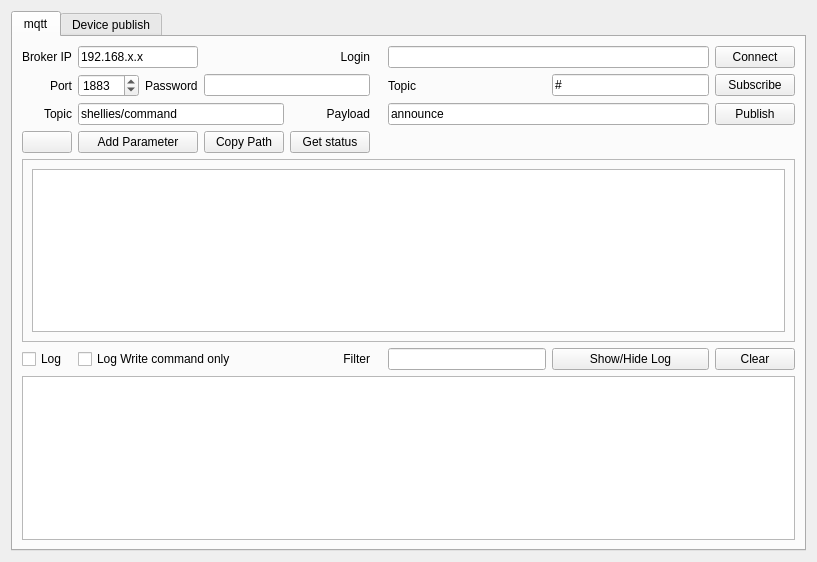
<?xml version="1.0" encoding="UTF-8"?>
<ui version="4.0">
 <class>MqttUI</class>
 <widget class="QWidget" name="MqttUI">
  <property name="geometry">
   <rect>
    <x>0</x>
    <y>0</y>
    <width>817</width>
    <height>562</height>
   </rect>
  </property>
  <property name="sizePolicy">
   <sizepolicy hsizetype="MinimumExpanding" vsizetype="Preferred">
    <horstretch>0</horstretch>
    <verstretch>0</verstretch>
   </sizepolicy>
  </property>
  <property name="windowTitle">
   <string>MQTT</string>
  </property>
  <layout class="QGridLayout" name="gridLayout">
   <item row="0" column="0">
    <widget class="QTabWidget" name="tabWidget">
     <property name="currentIndex">
      <number>0</number>
     </property>
     <widget class="QWidget" name="mqtt">
      <attribute name="title">
       <string>mqtt</string>
      </attribute>
      <layout class="QGridLayout" name="gridLayout_6">
       <item row="0" column="1" colspan="2">
        <widget class="QLineEdit" name="lineEditHost">
         <property name="text">
          <string>192.168.x.x</string>
         </property>
        </widget>
       </item>
       <item row="1" column="9">
        <widget class="QPushButton" name="buttonSubscribe">
         <property name="text">
          <string>Subscribe</string>
         </property>
        </widget>
       </item>
       <item row="3" column="3">
        <widget class="QPushButton" name="pushButtonMqttCopyPath">
         <property name="text">
          <string>Copy Path</string>
         </property>
        </widget>
       </item>
       <item row="1" column="3" colspan="2">
        <widget class="QLineEdit" name="lineEditPassword">
         <property name="text">
          <string/>
         </property>
         <property name="echoMode">
          <enum>QLineEdit::Password</enum>
         </property>
        </widget>
       </item>
       <item row="2" column="9">
        <widget class="QPushButton" name="buttonPublish">
         <property name="text">
          <string>Publish</string>
         </property>
        </widget>
       </item>
       <item row="2" column="7" colspan="2">
        <widget class="QLineEdit" name="lineEditPayLoad">
         <property name="text">
          <string>announce</string>
         </property>
        </widget>
       </item>
       <item row="3" column="1" colspan="2">
        <widget class="QPushButton" name="pushButtonAddMqttParameter">
         <property name="text">
          <string>Add Parameter</string>
         </property>
        </widget>
       </item>
       <item row="0" column="9">
        <widget class="QPushButton" name="buttonConnect">
         <property name="text">
          <string>Connect</string>
         </property>
        </widget>
       </item>
       <item row="2" column="4">
        <widget class="QLabel" name="label_6">
         <property name="text">
          <string>Payload</string>
         </property>
         <property name="alignment">
          <set>Qt::AlignRight|Qt::AlignTrailing|Qt::AlignVCenter</set>
         </property>
        </widget>
       </item>
       <item row="5" column="8">
        <widget class="QPushButton" name="HideLog">
         <property name="text">
          <string>Show/Hide Log</string>
         </property>
        </widget>
       </item>
       <item row="4" column="0" colspan="10">
        <widget class="QFrame" name="frame">
         <property name="frameShape">
          <enum>QFrame::StyledPanel</enum>
         </property>
         <property name="frameShadow">
          <enum>QFrame::Raised</enum>
         </property>
         <layout class="QGridLayout" name="gridLayout_5">
          <item row="0" column="0">
           <widget class="QTableWidget" name="tableWidgetMqtt"/>
          </item>
         </layout>
        </widget>
       </item>
       <item row="3" column="0">
        <widget class="QPushButton" name="pushButtonLockMqtt">
         <property name="text">
          <string/>
         </property>
         <property name="icon">
          <iconset resource="mqtt.qrc">
           <normaloff>:/images/lock.png</normaloff>:/images/lock.png</iconset>
         </property>
        </widget>
       </item>
       <item row="5" column="9">
        <widget class="QPushButton" name="pushButtonClearMqttLog">
         <property name="text">
          <string>Clear</string>
         </property>
        </widget>
       </item>
       <item row="1" column="0">
        <widget class="QLabel" name="label_2">
         <property name="text">
          <string>Port</string>
         </property>
         <property name="alignment">
          <set>Qt::AlignRight|Qt::AlignTrailing|Qt::AlignVCenter</set>
         </property>
        </widget>
       </item>
       <item row="0" column="7" colspan="2">
        <widget class="QLineEdit" name="lineEditUser">
         <property name="text">
          <string/>
         </property>
        </widget>
       </item>
       <item row="1" column="1">
        <widget class="QSpinBox" name="spinBoxPort">
         <property name="maximum">
          <number>65535</number>
         </property>
         <property name="value">
          <number>1883</number>
         </property>
        </widget>
       </item>
       <item row="5" column="7">
        <widget class="QLineEdit" name="lineEditFilter">
         <property name="text">
          <string/>
         </property>
         <property name="echoMode">
          <enum>QLineEdit::Normal</enum>
         </property>
        </widget>
       </item>
       <item row="1" column="8">
        <widget class="QLineEdit" name="lineEditSubTopic">
         <property name="text">
          <string>#</string>
         </property>
        </widget>
       </item>
       <item row="2" column="0">
        <widget class="QLabel" name="label_9">
         <property name="text">
          <string>Topic</string>
         </property>
         <property name="alignment">
          <set>Qt::AlignRight|Qt::AlignTrailing|Qt::AlignVCenter</set>
         </property>
        </widget>
       </item>
       <item row="0" column="0">
        <widget class="QLabel" name="label">
         <property name="text">
          <string>Broker IP</string>
         </property>
        </widget>
       </item>
       <item row="1" column="7">
        <widget class="QLabel" name="label_5">
         <property name="text">
          <string>Topic</string>
         </property>
        </widget>
       </item>
       <item row="2" column="1" colspan="3">
        <widget class="QLineEdit" name="lineEditCommandTopic">
         <property name="minimumSize">
          <size>
           <width>0</width>
           <height>0</height>
          </size>
         </property>
         <property name="baseSize">
          <size>
           <width>0</width>
           <height>0</height>
          </size>
         </property>
         <property name="text">
          <string>shellies/command</string>
         </property>
        </widget>
       </item>
       <item row="1" column="2">
        <widget class="QLabel" name="label_8">
         <property name="text">
          <string>Password</string>
         </property>
        </widget>
       </item>
       <item row="6" column="0" colspan="10">
        <widget class="QTextEdit" name="logTxtMqtt"/>
       </item>
       <item row="5" column="0">
        <widget class="QCheckBox" name="checkBoxMqttLog">
         <property name="text">
          <string>Log</string>
         </property>
        </widget>
       </item>
       <item row="0" column="4">
        <widget class="QLabel" name="label_7">
         <property name="text">
          <string>Login</string>
         </property>
         <property name="alignment">
          <set>Qt::AlignRight|Qt::AlignTrailing|Qt::AlignVCenter</set>
         </property>
        </widget>
       </item>
       <item row="5" column="1" colspan="3">
        <widget class="QCheckBox" name="checkBoxWriteMqtt">
         <property name="text">
          <string>Log Write command only</string>
         </property>
        </widget>
       </item>
       <item row="5" column="4">
        <widget class="QLabel" name="label_10">
         <property name="text">
          <string>Filter</string>
         </property>
         <property name="alignment">
          <set>Qt::AlignRight|Qt::AlignTrailing|Qt::AlignVCenter</set>
         </property>
        </widget>
       </item>
       <item row="3" column="4">
        <widget class="QPushButton" name="pushButtonMqttGetStatus">
         <property name="text">
          <string>Get status</string>
         </property>
        </widget>
       </item>
      </layout>
     </widget>
     <widget class="QWidget" name="tab">
      <attribute name="title">
       <string>Device publish</string>
      </attribute>
      <layout class="QGridLayout" name="gridLayout_4">
       <item row="0" column="0">
        <widget class="QSplitter" name="splitter">
         <property name="orientation">
          <enum>Qt::Horizontal</enum>
         </property>
         <widget class="QFrame" name="frame_2">
          <property name="frameShape">
           <enum>QFrame::StyledPanel</enum>
          </property>
          <property name="frameShadow">
           <enum>QFrame::Raised</enum>
          </property>
          <layout class="QGridLayout" name="gridLayout_2">
           <item row="0" column="0">
            <widget class="QLabel" name="label_4">
             <property name="sizePolicy">
              <sizepolicy hsizetype="Preferred" vsizetype="Maximum">
               <horstretch>0</horstretch>
               <verstretch>0</verstretch>
              </sizepolicy>
             </property>
             <property name="text">
              <string>Devices available</string>
             </property>
             <property name="alignment">
              <set>Qt::AlignCenter</set>
             </property>
            </widget>
           </item>
           <item row="1" column="0">
            <widget class="QLineEdit" name="searchAvailable"/>
           </item>
           <item row="2" column="0" rowspan="3">
            <widget class="QTreeWidget" name="availableDevices">
             <column>
              <property name="text">
               <string notr="true">1</string>
              </property>
             </column>
            </widget>
           </item>
           <item row="2" column="1">
            <widget class="QPushButton" name="pushButtonPublishDevice">
             <property name="sizePolicy">
              <sizepolicy hsizetype="Minimum" vsizetype="Minimum">
               <horstretch>0</horstretch>
               <verstretch>0</verstretch>
              </sizepolicy>
             </property>
             <property name="text">
              <string/>
             </property>
             <property name="icon">
              <iconset resource="mqtt.qrc">
               <normaloff>:/images/flechedroite.png</normaloff>:/images/flechedroite.png</iconset>
             </property>
             <property name="iconSize">
              <size>
               <width>48</width>
               <height>48</height>
              </size>
             </property>
            </widget>
           </item>
           <item row="3" column="1">
            <widget class="QPushButton" name="pushButtonUnpublishDevice">
             <property name="sizePolicy">
              <sizepolicy hsizetype="Minimum" vsizetype="Minimum">
               <horstretch>0</horstretch>
               <verstretch>0</verstretch>
              </sizepolicy>
             </property>
             <property name="text">
              <string/>
             </property>
             <property name="icon">
              <iconset resource="mqtt.qrc">
               <normaloff>:/images/flechegauche.png</normaloff>:/images/flechegauche.png</iconset>
             </property>
             <property name="iconSize">
              <size>
               <width>48</width>
               <height>48</height>
              </size>
             </property>
            </widget>
           </item>
           <item row="4" column="1">
            <spacer name="verticalSpacer">
             <property name="orientation">
              <enum>Qt::Vertical</enum>
             </property>
             <property name="sizeHint" stdset="0">
              <size>
               <width>17</width>
               <height>298</height>
              </size>
             </property>
            </spacer>
           </item>
          </layout>
         </widget>
         <widget class="QFrame" name="frame_3">
          <property name="frameShape">
           <enum>QFrame::StyledPanel</enum>
          </property>
          <property name="frameShadow">
           <enum>QFrame::Raised</enum>
          </property>
          <layout class="QGridLayout" name="gridLayout_3">
           <item row="0" column="0">
            <widget class="QLabel" name="label_3">
             <property name="sizePolicy">
              <sizepolicy hsizetype="Preferred" vsizetype="Maximum">
               <horstretch>0</horstretch>
               <verstretch>0</verstretch>
              </sizepolicy>
             </property>
             <property name="text">
              <string>Devices to publish</string>
             </property>
             <property name="alignment">
              <set>Qt::AlignCenter</set>
             </property>
            </widget>
           </item>
           <item row="1" column="0">
            <widget class="QLineEdit" name="searchPublish"/>
           </item>
           <item row="2" column="0">
            <widget class="QTreeWidget" name="devicePublishList">
             <column>
              <property name="text">
               <string notr="true">1</string>
              </property>
             </column>
            </widget>
           </item>
          </layout>
         </widget>
        </widget>
       </item>
      </layout>
     </widget>
    </widget>
   </item>
  </layout>
 </widget>
 <resources>
  <include location="mqtt.qrc"/>
 </resources>
 <connections/>
</ui>
